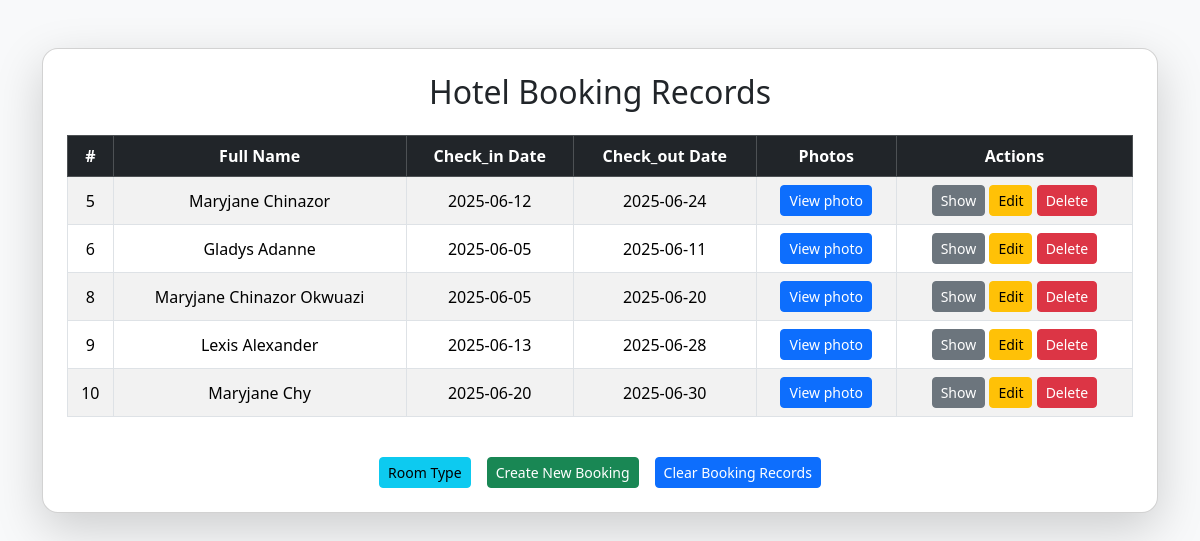
The app's page /index_records.php (signed in), older data.
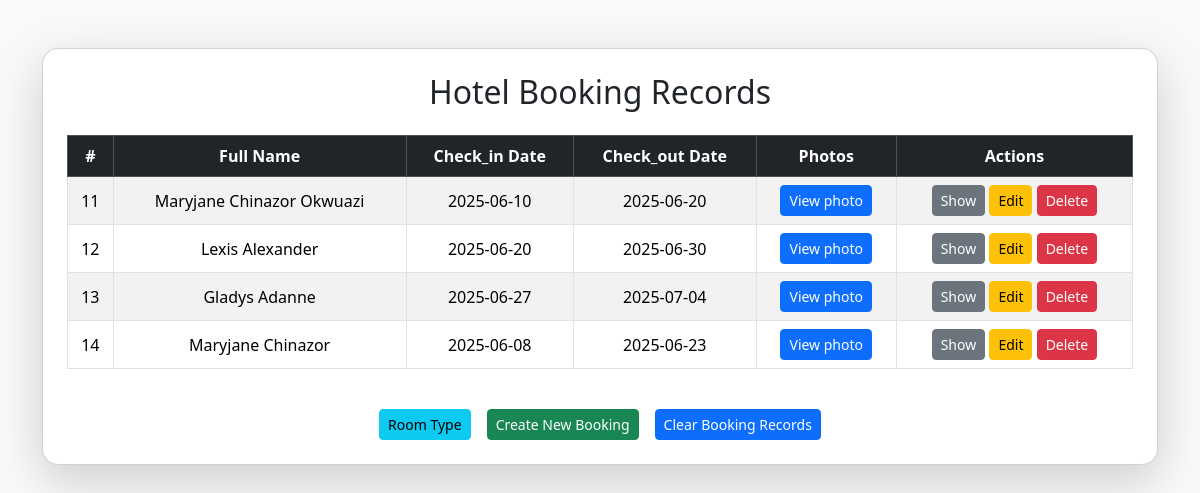
The same page, newer data.
### tables this page shows
CREATE TABLE `booking_records` (
  `id` int(11) NOT NULL,
  `full_name` varchar(255) NOT NULL,
  `email` varchar(255) NOT NULL,
  `phone_number` varchar(11) NOT NULL,
  `room_type` varchar(255) NOT NULL,
  `check_in_date` date NOT NULL,
  `check_out_date` date NOT NULL,
  `image_file` varchar(255) NOT NULL
);

### index_records.php (the view, shortened to what this page needs)
<?php
$conn = connectDB();
$sql = "SELECT * FROM booking_records";
$results = mysqli_query($conn, $sql);
if ($results === false) {
    echo mysqli_error($conn);
} else {
    $all_data = mysqli_fetch_all($results, MYSQLI_ASSOC);
}
?>
<!DOCTYPE html>
<html lang="en">
<head>
    <link href="https://cdn.jsdelivr.net/npm/bootstrap@5.3.6/dist/css/bootstrap.min.css" rel="stylesheet" />
</head>
<body class="bg-light">
    <div class="container py-5">
        <div class="card shadow-lg rounded-4">
            <div class="card-body p-4">
                <h2 class="mb-4 text-center">Hotel Booking Records</h2>
                <div class="table-responsive">
                    <table class="table table-striped table-bordered align-middle">
                        <thead class="table-dark text-center">
                            <tr>
                                <th>#</th>
                                <th>Full Name</th>
                                <th>Check_in Date</th>
                                <th>Check_out Date</th>
                                <th>Photos</th>
                                <th>Actions</th>
                            </tr>
                        </thead>
                        <?php if (!empty($all_data)): ?>
                            <tbody>
                            <tbody class="text-center">
                                <?php foreach ($all_data as $index => $data): ?>
                                    <tr>
                                        <td><?= htmlspecialchars($data['id']) ?></td>
                                        <td><?= htmlspecialchars($data['full_name']) ?></td>
                                        <td><?= htmlspecialchars($data['check_in_date']) ?></td>
                                        <td><?= htmlspecialchars($data['check_out_date']) ?></td>
                                        <td>
                                            <button type="button" class="btn btn-sm btn-primary" data-bs-toggle="modal" data-bs-target="#exampleModal<?= $data['id'] ?>">
                                                View photo
                                            </button>
                                        </td>
                                        <td>
                                            <a class="btn btn-sm btn-secondary" href="show.php?id=<?= $data['id'] ?>">Show</a>
                                            <a class="btn btn-sm btn-warning" href="edit.php?id=<?= $data['id'] ?>">Edit</a>
                                            <a class="btn btn-sm btn-danger" href="delete.php?id=<?= $data['id'] ?>">Delete</button>
                                        </td>
                                    </tr>
                                <?php endforeach; ?>
                            </tbody>
                        <?php else: ?>
                            <p>No booking records found.</p>
                        <?php endif; ?>
                    </table>
                </div>
                <div class="d-flex justify-content-center gap-3 mt-4">
                    <a href="/room_types.php" class="btn btn-sm btn-info">Room Type</a>
                    <a href="/index.php" class="btn btn-sm btn-success">Create New Booking</a>
                    <form method="POST">
                        <button type="button" class="btn btn-sm btn-primary" data-bs-toggle="modal" data-bs-target="#exampleModal">
                            Clear Booking Records
                        </button>
                </div>
            </div>
        </div>
    </div>
</body>
</html>

Row changes from the older to the newer data that the page shows:
removed booking_records: id "5", full_name "Maryjane Chinazor", check_in_date "2025-06-12", check_out_date "2025-06-24"
removed booking_records: id "6", full_name "Gladys Adanne", check_in_date "2025-06-05", check_out_date "2025-06-11"
removed booking_records: id "8", full_name "Maryjane Chinazor Okwuazi", check_in_date "2025-06-05", check_out_date "2025-06-20"
removed booking_records: id "9", full_name "Lexis Alexander", check_in_date "2025-06-13", check_out_date "2025-06-28"
removed booking_records: id "10", full_name "Maryjane Chy", check_in_date "2025-06-20", check_out_date "2025-06-30"
added booking_records: id "11", full_name "Maryjane Chinazor Okwuazi", check_in_date "2025-06-10", check_out_date "2025-06-20"
added booking_records: id "12", full_name "Lexis Alexander", check_in_date "2025-06-20", check_out_date "2025-06-30"
added booking_records: id "13", full_name "Gladys Adanne", check_in_date "2025-06-27", check_out_date "2025-07-04"
added booking_records: id "14", full_name "Maryjane Chinazor", check_in_date "2025-06-08", check_out_date "2025-06-23"
